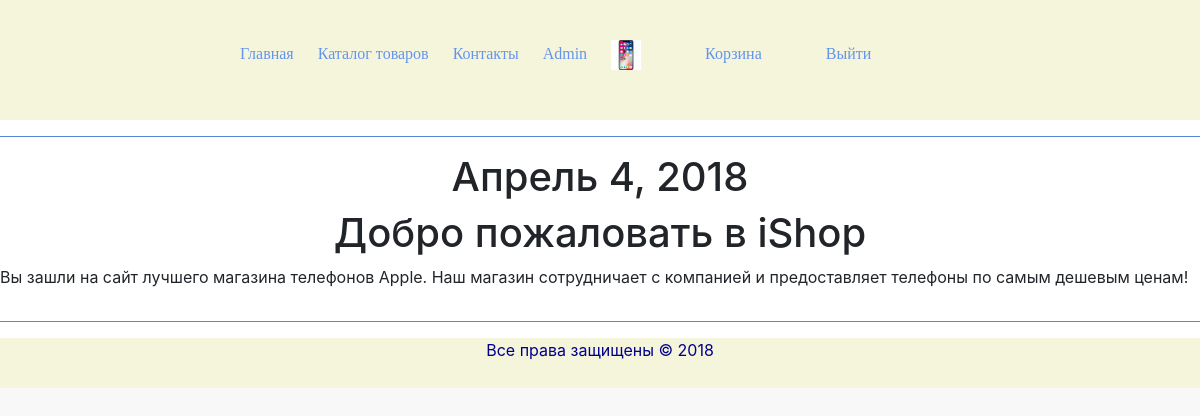
Page / (signed in) on the committed database.
### authapp/models.py (models this page shows)
class ShopUser(AbstractUser):
    avatar = models.ImageField(upload_to='users_avatars', blank=True)
    age = models.PositiveIntegerField(verbose_name='Возраст')

### mainapp/views.py (the view)
# urls.py: re_path(r'^$', basketapp.main, name='main'),
def main(request):
    basket = get_basket(request)
    context = {
        'title': 'Главная',
        'basket': basket,
    }
    return render(request, 'mainapp/index.html', context)

### mainapp/views.py (called while the page is built)
def get_basket(request):
    if request.user.is_authenticated:
        basket = Basket.objects.filter(user=request.user)
    else:
        basket = []
    return basket

### mainapp/templates/mainapp/index.html (shortened to what this page needs)
{% extends 'mainapp/base.html' %}
{% block content %}
    <h1>{% now %Y %}</h1>
    <h1>Добро пожаловать в iShop</h1>
    <p>Вы зашли на сайт лучшего магазина телефонов Apple. Наш магазин сотрудничает с компанией и предоставляет телефоны по самым дешевым ценам!</p>
{% endblock %}

### mainapp/templates/mainapp/base.html (shortened to what this page needs)
<!DOCTYPE html>
{% load staticfiles %}
<html lang="ru">
<head>
    {% block css %}
        <link rel="stylesheet" href="{% static '/css/style.css' %}">
        <link rel="stylesheet" href="{% static '/css/bootstrap.css' %}">
    {% endblock %}
</head>
<body>
    <div class="header">
        <div class="logo"><a href="{% url 'main' %}"></a></div>
        <div class="menu">
            <ul>
                <li><a href="{% url 'main' %}">Главная</a></li>
                <li>
                    <a href="{% url 'cataloge:index' %}">
                        Каталог товаров
                    </a>
                </li>
                <li><a href="{% url 'contacts' %}">Контакты</a></li>
                {% if user.is_authenticated %}
                    <li>
                        <a href="{% url 'auth:edit' %}">
                            {{ user.first_name|default:'Пользователь' }}
                        </a>
                    </li>
                    <li>
                        <img src="/media/{{ user.avatar }}" alt="" width="30px">
                    </li>
                    {% include 'mainapp/includes/inc_basket.html' %}
                {% endif %}
                <li>
                    {% if user.is_authenticated %}
                        <a href="{% url 'auth:logout' %}">Выйти</a>
                    {% else %}
                        <a href="{% url 'auth:login' %}">Войти</a>
                    {% endif %}
                </li>
            </ul>
        </div>
    </div>
    <hr>
    <div class="content">
        {% block content %}
        {% endblock %}
    </div>
    <hr>
    <div class="footer">
        <p>Все права защищены &copy; 2018</p>
    </div>
</body>
</html>

### static/css/style.css (style rules this page uses)
html, body { background-color: #f8f8f8; }
h1, h3 { text-align: center; }
hr { background-color: cornflowerblue; height: 3px; }
.header { width: auto; height: 120px; background-color: beige; }
.logo { width: 200px; float: left; }
.logo a { display: block; height: 109px; background: url("https://upload.wikimedia.org/wikipedia/commons/thumb/8/84/Apple_Computer_Logo_rainbow.svg/99px-Apple_Computer_Logo_rainbow.svg.png") no-repeat; }
.menu { float: left; padding-top: 40px; }
.menu, .menu ul { list-style-type: none; font-family: cursive; }
.menu ul, .menu li { display: inline; margin-right: 20px; }
.menu a, .menu a:active, .menu a:visited { text-decoration: none; color: cornflowerblue; }
.footer { height: 50px; background-color: beige; text-align: center; }
.footer p { color: darkblue; }

### rows in the picture
ShopUser: first_name "Admin", avatar (picture)
